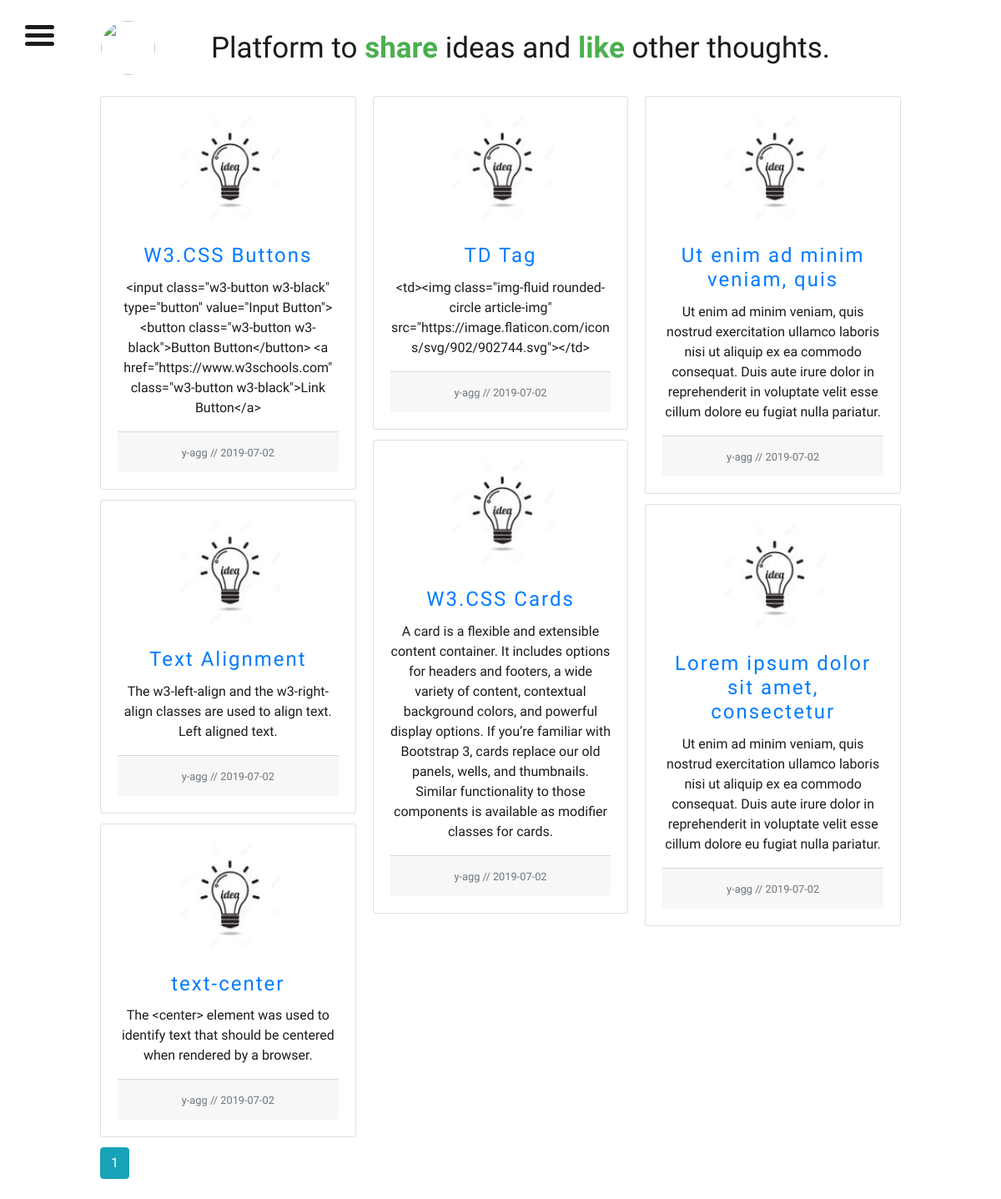
Screenshot of /home (signed in) with the database file from the repository.
### flaskblog/models.py (models this page shows, shortened)
class Post(db.Model):
    id = db.Column(db.Integer, primary_key=True)
    title = db.Column(db.String(100), nullable=False)
    date_posted = db.Column(db.DateTime, nullable=False, default=datetime.utcnow)
    content = db.Column(db.Text, nullable=False)
    user_id = db.Column(db.Integer, db.ForeignKey('user.id'), nullable=False)

class User(db.Model, UserMixin):
    id = db.Column(db.Integer, primary_key=True)
    username = db.Column(db.String(20), unique=True, nullable=False)
    email = db.Column(db.String(120), unique=True, nullable=False)
    image_file = db.Column(db.String(20), nullable=False, default='default.jpg')
    password = db.Column(db.String(60), nullable=False)
    posts = db.relationship('Post', backref='author', lazy=True)

### flaskblog/routes.py (the view)
@app.route("/home")
@login_required
def home():
    page = request.args.get('page', 1, type=int)
    posts = Post.query.order_by(Post.date_posted.desc()).paginate(page=page, per_page=9)
    image_file = url_for('static', filename='profile_pics/' + current_user.image_file)
    return render_template('home.html', posts=posts ,title='home', image_file= image_file,username=current_user.username)

### flaskblog/models.py (called while the page is built)
@login_manager.user_loader
def load_user(user_id):
    return User.query.get(int(user_id))

### flaskblog/templates/home.html (shortened to what this page needs)
{% extends "layout.html" %}
{% block content %}
<div style=" width: 80% ;margin-left: 10%"><br>
<div class="table-responsive">
  <table>
       <tr>
         <td><img class="img-fluid rounded-circle article-img" src="https://image.flaticon.com/icons/svg/902/902744.svg"></td>
         <td style="padding-left: 50px"> <h1>Platform to <span>share</span> ideas and <span>like</span> other thoughts.</h1></td>
    </tr>
  </table>
</div>
<br>
<div class="card-columns text-center ">
    {% for post in posts.items %}
<div class="card text-center">
    <div class="card-body" >
      <div class="text-center">
          <img class=" img-fluid card-img-top rounded-circle article-img" src="{{ url_for('static', filename='profile_pics/' + post.author.image_file) }}" alt="Card image cap">
       </div>
<br>
      <h4 class="card-title"><a class="content-title" href="{{ url_for('post', post_id=post.id) }}">{{ post.title }}</a></h4>
      <p class="card-text">{{ post.content }}</p>
       <div class="card-footer">
      <small class="text-muted"><span>{{ post.author.username }}</span> <span>//</span>  {{ post.date_posted.strftime('%Y-%m-%d') }}
      </small>
    </div>
    </div>
  </div>
    {% endfor %}
</div>
    {% for page_num in posts.iter_pages(left_edge=1, right_edge=1, left_current=1, right_current=2) %}
      {% if page_num %}
        {% if posts.page == page_num %}
          <a class="btn btn-info mb-4" href="{{ url_for('home', page=page_num) }}">{{ page_num }}</a>
        {% else %}
          <a class="btn btn-outline-info mb-4" href="{{ url_for('home', page=page_num) }}">{{ page_num }}</a>
        {% endif %}
      {% else %}
        ...
      {% endif %}
    {% endfor %}
</div>
{% endblock content %}

### flaskblog/static/mymain.css (style rules this page uses)
body { font-family: 'Overpass', sans-serif; font-size: 16px; color: #1c1c1c; }
h1 { margin: 0; font-weight: 400; font-size: 35px; }
h1 span { font-family: 'The Girl Next Door', cursive; font-weight: 700; color: #4caf50; }
html, body { margin: 0; padding: 0; min-height: 100vh; overflow-x: hidden; }
.article-img { height: 65px; width: 65px; margin-right: 16px; }

### flaskblog/templates/home.html (style rules this page uses)
.card-img-top.rounded-circle.article-img { width: 50%; height: 50%; margin-left: 8%; }
.content-title { letter-spacing: 2px; }

### rows the page displays
Post: image_file (picture), title "W3.CSS Buttons", content "<input class=\"w3-button w3-black\" type=\"button\" value=\"Input Button\"> <button class=\"w3-button w3-black\">Button Button</button> <a href=\"https://www.w3schools.com\" class=\"w3-button w3-black\">Link Button</a>", author.username "y-agg", date_posted "2019-07-02"
Post: image_file (picture), title "Text Alignment", content "The w3-left-align and the w3-right-align classes are used to align text. Left aligned text.", author.username "y-agg", date_posted "2019-07-02"
Post: image_file (picture), title "text-center", content "The <center> element was used to identify text that should be centered when rendered by a browser.", author.username "y-agg", date_posted "2019-07-02"
Post: image_file (picture), title "TD Tag", content "<td><img class=\"img-fluid rounded-circle article-img\" src=\"https://image.flaticon.com/icons/svg/902/902744.svg\"></td>", author.username "y-agg", date_posted "2019-07-02"
Post: image_file (picture), title "W3.CSS Cards", content "A card is a flexible and extensible content container. It includes options for headers and footers, a wide variety of content, contextual background colors, and powerful display options. If you’re familiar with Bootstrap 3, cards replace our old panels, wells, and thumbnails. Similar functionality to those components is available as modifier classes for cards.", author.username "y-agg", date_posted "2019-07-02"
Post: image_file (picture), title "Ut enim ad minim veniam, quis", content "Ut enim ad minim veniam, quis nostrud exercitation ullamco laboris nisi ut aliquip ex ea commodo consequat. Duis aute irure dolor in reprehenderit in voluptate velit esse cillum dolore eu fugiat nulla pariatur.", author.username "y-agg", date_posted "2019-07-02"
Post: image_file (picture), title "Lorem ipsum dolor sit amet, consectetur", content "Ut enim ad minim veniam, quis nostrud exercitation ullamco laboris nisi ut aliquip ex ea commodo consequat. Duis aute irure dolor in reprehenderit in voluptate velit esse cillum dolore eu fugiat nulla pariatur.", author.username "y-agg", date_posted "2019-07-02"

### other values shown
{{ page_num }} "1"
